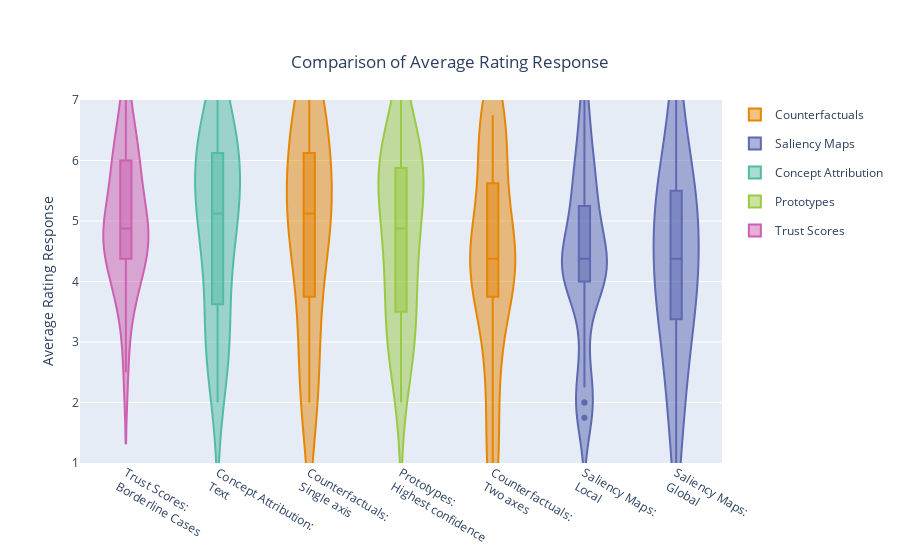
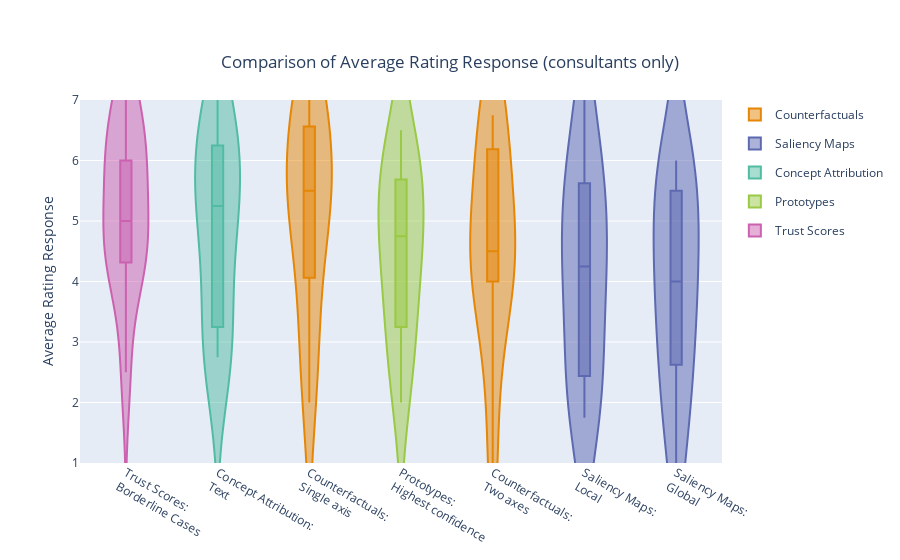

Write notebook code for charts like these, in order.
### Code cell
import plotly.express as px

from typing import Callable, Optional

dfFilter = Optional[Callable[[pd.DataFrame], pd.DataFrame]]

def boxPlotDF(
    df: pd.DataFrame,
    title: str,
    palette: list,
    filter_neg: dfFilter = None,
    filter_pos: dfFilter = None,
    save_fig: bool = False,
    save_dir: str = "images",
    web_display: bool = False,
    **kwargs
):
    explanation_classes = [
        "Counterfactuals",
        "Saliency Maps",
        "Concept Attribution",
        "Prototypes",
        "Trust Scores",
    ]

    color_dict = {
        explanation_class: palette[idx]
        for idx, explanation_class in enumerate(explanation_classes)
    }

    columns = (column for column in df if column in instance_identifiers)

    results_only_df = df[[column for column in columns]]
    sorted_index = results_only_df.sum().sort_values(ascending=False).index
    results_only_df = df[sorted_index]

    fig = go.Figure()  # type: ignore
    for column in results_only_df:
        split_column = column.split(": ")
        explanation_class = split_column[0]
        column_name = f"{explanation_class}:<br>{split_column[1]}"
        fig.add_trace(
            go.Violin(
                y=df[column][filter_neg(df)] if filter_neg else df[column],
                name=column_name,
                box_visible=True,
                marker_color=color_dict[explanation_class],
                legendgroup=explanation_class,
                showlegend=False,
                side="negative" if filter_pos else "both",
            )  # type: ignore
        )
        if filter_pos:
            fig.add_trace(
            go.Violin(
                y=df[column][filter_pos(df)],
                name=column_name,
                box_visible=True,
                marker_color=color_dict[explanation_class],
                legendgroup=explanation_class,
                showlegend=False,
                side="positive",
            )  # type: ignore
        )

    if kwargs:
        fig.update_traces(**kwargs)

    # Legend
    for explanation_class in explanation_classes:
        fig.add_trace(
            go.Violin(
                y=[None],
                name=explanation_class,
                marker_color=color_dict[explanation_class],
                legendgroup=explanation_class,
                showlegend=True,
            )  # type: ignore
        )

    fig.update_layout(
        title=dict(
            text=title,
            x=0.5,
            y=0.9),
        yaxis=dict(dtick=1),
        yaxis_range=[1, 7],
        yaxis_title="Average Rating Response",
        showlegend=True,
    )

    im = plotly_figure_to_image(fig, width=1400, height=400)
    
    if web_display: 
        fig.show()
    else:  
        display(im)

    if save_fig:
        save_image(im, title, save_dir)


aggregated_df = pd.DataFrame()
for name, df in result_dataframes.items():
    aggregated_df[name] = df.mean(axis=1)

full_df = user_df.join(aggregated_df)

boxPlotDF(
    full_df, "Comparison of Average Rating Response", 
    plotly.colors.qualitative.Vivid, # type: ignore
    save_fig=False,
    save_dir=figure_save_dir,
    web_display=True,
    scalemode='count'
    ) #type: ignore


boxPlotDF(
    full_df, "Comparison of Average Rating Response (consultants only)", 
    plotly.colors.qualitative.Vivid, # type: ignore
    filter_neg=lambda df: df.userProfiling_position.str.startswith("Consultant"),
    web_display=True,
    scalemode='count'
    )

### Figure 1 — Plotly figure (JSON) as saved in the notebook; plotly's stock layout.template omitted (floating-point values rounded to 4 significant figures)
{"data": [{"box": {"visible": true}, "legendgroup": "Trust Scores", "marker": {"color": "rgb(204, 97, 176)"}, "name": "Trust Scores:<br>Borderline Cases", "scalemode": "count", "showlegend": false, "side": "both", "type": "violin", "y": [5.5, 3.5, 5, 4.75, 4, 6, 5, 2.5, 6, 4.25, 4.5, 4.75, 4.5, 6, 6, 5, 7, 4.75, 4.25, 6.75, 3.75, 5, 6, 4.75]}, {"box": {"visible": true}, "legendgroup": "Concept Attribution", "marker": {"color": "rgb(82, 188, 163)"}, "name": "Concept Attribution:<br>Text", "scalemode": "count", "showlegend": false, "side": "both", "type": "violin", "y": [6, 7, 4.75, 5.75, 2, 6.25, 3.25, 2.75, 3, 5, 4, 5.25, 4.75, 3.25, 5.75, 6.25, 5.25, 4.25, 2.75, 6.25, 6, 7, 6.25, 5]}, {"box": {"visible": true}, "legendgroup": "Counterfactuals", "marker": {"color": "rgb(229, 134, 6)"}, "name": "Counterfactuals:<br>Single axis", "scalemode": "count", "showlegend": false, "side": "both", "type": "violin", "y": [6.25, 7, 4.75, 5, 2, 7, 2, 5.5, 5.25, 5.5, 5, 3.75, 3.75, 3, 4.5, 6, 7, 4.75, 3, 6.75, 5.25, 2, 6, 6.5]}, {"box": {"visible": true}, "legendgroup": "Prototypes", "marker": {"color": "rgb(153, 201, 69)"}, "name": "Prototypes:<br>Highest confidence", "scalemode": "count", "showlegend": false, "side": "both", "type": "violin", "y": [6, 7, 5.5, 6.25, 2.75, 6.5, 4.75, 4, 5, 5.5, 2, 3, 3.75, 3.25, 5.75, 6, 4.25, 4.5, 3, 4.75, 3.25, 5.75, 6, 5.75]}, {"box": {"visible": true}, "legendgroup": "Counterfactuals", "marker": {"color": "rgb(229, 134, 6)"}, "name": "Counterfactuals:<br>Two axes", "scalemode": "count", "showlegend": false, "side": "both", "type": "violin", "y": [4.25, 6, 3.5, 6.5, 1.75, 6.5, 1, 4, 4, 5.25, 5, 4.5, 4, 2.75, 4.5, 4.25, 4.25, 4.5, 2.75, 6.75, 5.25, 1, 6.5, 6.5]}, {"box": {"visible": true}, "legendgroup": "Saliency Maps", "marker": {"color": "rgb(93, 105, 177)"}, "name": "Saliency Maps:<br>Local", "scalemode": "count", "showlegend": false, "side": "both", "type": "violin", "y": [4.5, 5, 4, 4.5, 4.25, 5.25, 6, 1.75, 4, 7, 2, 4.25, 5.25, 4, 6.5, 2, 5.75, 4.75, 2.25, 4.5, 4, 3, 5.75, 4]}, {"box": {"visible": true}, "legendgroup": "Saliency Maps", "marker": {"color": "rgb(93, 105, 177)"}, "name": "Saliency Maps:<br>Global", "scalemode": "count", "showlegend": false, "side": "both", "type": "violin", "y": [5.5, 7, 4.5, 5.25, 4.75, 5.5, 5, 1, 2.5, 5.5, 4, 4, 3.75, 3.75, 7, 3.25, 5.75, 4.75, 2, 4.25, 2, 3, 6, 3.5]}, {"legendgroup": "Counterfactuals", "marker": {"color": "rgb(229, 134, 6)"}, "name": "Counterfactuals", "showlegend": true, "type": "violin", "y": [null]}, {"legendgroup": "Saliency Maps", "marker": {"color": "rgb(93, 105, 177)"}, "name": "Saliency Maps", "showlegend": true, "type": "violin", "y": [null]}, {"legendgroup": "Concept Attribution", "marker": {"color": "rgb(82, 188, 163)"}, "name": "Concept Attribution", "showlegend": true, "type": "violin", "y": [null]}, {"legendgroup": "Prototypes", "marker": {"color": "rgb(153, 201, 69)"}, "name": "Prototypes", "showlegend": true, "type": "violin", "y": [null]}, {"legendgroup": "Trust Scores", "marker": {"color": "rgb(204, 97, 176)"}, "name": "Trust Scores", "showlegend": true, "type": "violin", "y": [null]}], "layout": {"showlegend": true, "title": {"text": "Comparison of Average Rating Response", "x": 0.5, "y": 0.9}, "yaxis": {"dtick": 1, "range": [1, 7], "title": {"text": "Average Rating Response"}}}}

### Figure 2 — Plotly figure (JSON) as saved in the notebook; plotly's stock layout.template omitted (floating-point values rounded to 4 significant figures)
{"data": [{"box": {"visible": true}, "legendgroup": "Trust Scores", "marker": {"color": "rgb(204, 97, 176)"}, "name": "Trust Scores:<br>Borderline Cases", "scalemode": "count", "showlegend": false, "side": "both", "type": "violin", "y": [6, 2.5, 6, 4.25, 4.5, 4.75, 7, 4.25, 6.75, 5, 6]}, {"box": {"visible": true}, "legendgroup": "Concept Attribution", "marker": {"color": "rgb(82, 188, 163)"}, "name": "Concept Attribution:<br>Text", "scalemode": "count", "showlegend": false, "side": "both", "type": "violin", "y": [6.25, 2.75, 3, 5, 4, 5.25, 5.25, 2.75, 6.25, 7, 6.25]}, {"box": {"visible": true}, "legendgroup": "Counterfactuals", "marker": {"color": "rgb(229, 134, 6)"}, "name": "Counterfactuals:<br>Single axis", "scalemode": "count", "showlegend": false, "side": "both", "type": "violin", "y": [7, 5.5, 5.25, 5.5, 5, 3.75, 7, 3, 6.75, 2, 6]}, {"box": {"visible": true}, "legendgroup": "Prototypes", "marker": {"color": "rgb(153, 201, 69)"}, "name": "Prototypes:<br>Highest confidence", "scalemode": "count", "showlegend": false, "side": "both", "type": "violin", "y": [6.5, 4, 5, 5.5, 2, 3, 4.25, 3, 4.75, 5.75, 6]}, {"box": {"visible": true}, "legendgroup": "Counterfactuals", "marker": {"color": "rgb(229, 134, 6)"}, "name": "Counterfactuals:<br>Two axes", "scalemode": "count", "showlegend": false, "side": "both", "type": "violin", "y": [6.5, 4, 4, 5.25, 5, 4.5, 4.25, 2.75, 6.75, 1, 6.5]}, {"box": {"visible": true}, "legendgroup": "Saliency Maps", "marker": {"color": "rgb(93, 105, 177)"}, "name": "Saliency Maps:<br>Local", "scalemode": "count", "showlegend": false, "side": "both", "type": "violin", "y": [5.25, 1.75, 4, 7, 2, 4.25, 5.75, 2.25, 4.5, 3, 5.75]}, {"box": {"visible": true}, "legendgroup": "Saliency Maps", "marker": {"color": "rgb(93, 105, 177)"}, "name": "Saliency Maps:<br>Global", "scalemode": "count", "showlegend": false, "side": "both", "type": "violin", "y": [5.5, 1, 2.5, 5.5, 4, 4, 5.75, 2, 4.25, 3, 6]}, {"legendgroup": "Counterfactuals", "marker": {"color": "rgb(229, 134, 6)"}, "name": "Counterfactuals", "showlegend": true, "type": "violin", "y": [null]}, {"legendgroup": "Saliency Maps", "marker": {"color": "rgb(93, 105, 177)"}, "name": "Saliency Maps", "showlegend": true, "type": "violin", "y": [null]}, {"legendgroup": "Concept Attribution", "marker": {"color": "rgb(82, 188, 163)"}, "name": "Concept Attribution", "showlegend": true, "type": "violin", "y": [null]}, {"legendgroup": "Prototypes", "marker": {"color": "rgb(153, 201, 69)"}, "name": "Prototypes", "showlegend": true, "type": "violin", "y": [null]}, {"legendgroup": "Trust Scores", "marker": {"color": "rgb(204, 97, 176)"}, "name": "Trust Scores", "showlegend": true, "type": "violin", "y": [null]}], "layout": {"showlegend": true, "title": {"text": "Comparison of Average Rating Response (consultants only)", "x": 0.5, "y": 0.9}, "yaxis": {"dtick": 1, "range": [1, 7], "title": {"text": "Average Rating Response"}}}}
